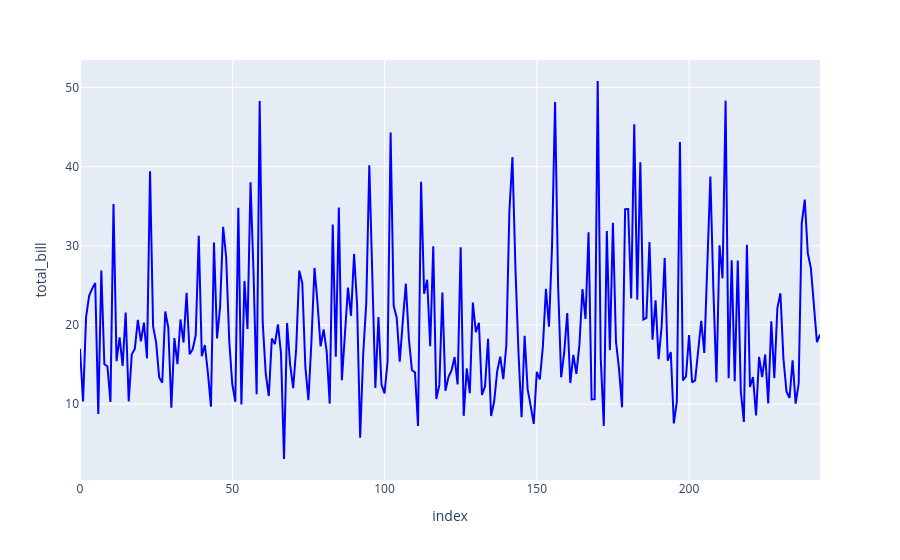

Notebook code cell kept with this figure:
### Code cell
fig = px.line(tips , y = "total_bill",color_discrete_sequence=["blue"])
fig.show()

### Figure 1 — Plotly figure (JSON) as saved in the notebook; plotly's stock layout.template omitted (floating-point values rounded to 4 significant figures; data arrays with more than 128 entries replaced by an {"elided": "..."} marker saying what was removed)
{"data": [{"hovertemplate": "index=%{x}<br>total_bill=%{y}<extra></extra>", "legendgroup": "", "line": {"color": "blue", "dash": "solid"}, "marker": {"symbol": "circle"}, "mode": "lines", "name": "", "orientation": "v", "showlegend": false, "type": "scatter", "x": {"elided": "244 int values"}, "xaxis": "x", "y": {"elided": "244 float values"}, "yaxis": "y"}], "layout": {"autosize": true, "legend": {"tracegroupgap": 0}, "margin": {"t": 60}, "xaxis": {"anchor": "y", "autorange": true, "domain": [0, 1], "range": [0, 243], "title": {"text": "index"}, "type": "linear"}, "yaxis": {"anchor": "x", "autorange": true, "domain": [0, 1], "range": [0.4178, 53.46], "title": {"text": "total_bill"}, "type": "linear"}}}
